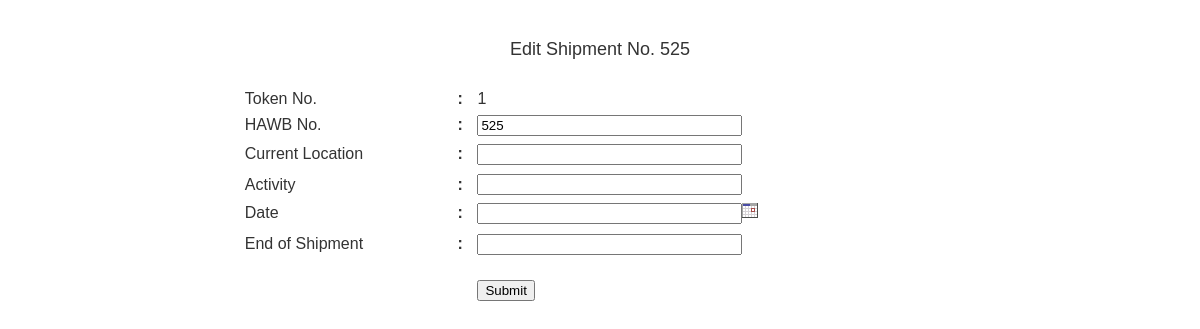
The page /editdomtrack.php?option=edit&ref=525 on the database its author committed.
### tables this page shows
CREATE TABLE `shipment_dom` (
  `serial` int(10) NOT NULL,
  `HAWB` varchar(255) DEFAULT NULL,
  `origin` varchar(255) DEFAULT NULL,
  `destination` varchar(255) DEFAULT NULL,
  `pdate` varchar(255) DEFAULT NULL,
  `shipper` varchar(20) NOT NULL,
  `receiver` varchar(20) NOT NULL,
  `product` int(11) NOT NULL,
  `status` varchar(255) DEFAULT NULL
);

### editdomtrack.php (the view, shortened to what this page needs)
<?php
$hawb_no=$_REQUEST['ref'];
?>
<html>
<head>
<link href="generalrules.css" rel="stylesheet" type="text/css" />
<link href="css/style.css" rel="stylesheet" type="text/css">
</head>
<body><br />
<table width="60%" border="0" align="center" cellpadding="0" cellspacing="0">
 <?php
 	$sql="SELECT * from shipment_dom where HAWB='$hawb_no'";
  $res=mysql_query($sql) or die(mysql_error());
  while($id=mysql_fetch_array($res))
  {
  ?>
   <form name="form1" method="post" action="succaddtract_dom.php" onSubmit="return check();" target="mainFrame">
  <tr>
    <td height="35" colspan="3" class="p02"><div align="center" class="HEADLINE"><font size="+1">Edit
          Shipment No. <?php echo $id['HAWB'];?></font></div></td>
  </tr>
  <tr>
  	<td colspan="3">&nbsp;</td>
  </tr>
  <tr>
    <td width="118" class="p02">Token No. </td>
    <td width="11" class="p02"><strong>:</strong></td>
      <td width="211" height="27"><?php echo $id['serial'];?></td>
  </tr>
  <tr>
    <td class="p02">HAWB No. </td>
    <td class="p02"><strong>:</strong></td>
    <td height="26" class="tabfontfocus"><input name="hawb_no" type="text" size="30" value="<?php echo $id['HAWB'];?>" readonly></td>
  </tr>
  <tr>
    <td class="p02">Current Location</td>
    <td class="p02"><strong>:</strong></td>
    <td height="32" class="tabfontfocus"><input name="current_location" type="text" size="30"></td>
  </tr>
  <tr>
    <td class="p02">Activity</td>
    <td class="p02"><strong>:</strong></td>
    <td height="29" class="tabfontfocus"><input name="activity" type="text" size="30"></td>
  </tr>
  <tr>
    <td class="p02">Date</td>
    <td class="p02"><strong>:</strong></td>
    <td height="27" class="tabfontfocus"><input name="post_date" type="text" size="30"><a href="javascript:NewCal('post_date','ddmmyyyy',true,24)"><img src="images/cal.gif"  width="16" height="16" border="0" alt="Pick a date"></a></td>
  </tr>
  <tr>
    <td class="p02">End of Shipment</td>
    <td class="p02"><strong>:</strong></td>
    <td height="36" class="tabfontfocus"><input name="end_shipment" type="text" size="30"></td>
  </tr>
  <tr>
  	<td colspan="3">&nbsp;</td>
  </tr>
  <tr>
    <td class="p01quote">&nbsp;</td>
    <td class="tabfontfocus">&nbsp;</td>
    <td height="14" class="tabfontfocus"><input type="submit" name="Submit" value="Submit"></td>
  </tr>
  </form>
   <?php
  }
  ?>
</table>
</body>
</html>

### generalrules.css (style rules this page uses)
BODY { FONT-SIZE: 11px; COLOR: #333333; FONT-FAMILY: Arial, Verdana, Helvetica, Geneva, sans-serif; TEXT-ALIGN: center }
FORM { MARGIN: 0px }
.tabfontfocus { FONT-WEIGHT: normal; FONT-SIZE: 11px; COLOR: #333333; font-family: Verdana, Arial, Helvetica, sans-serif; text-decoration: none; }

### rows shown on the page
shipment_dom: HAWB "525", serial "1", hawb_no "525"
